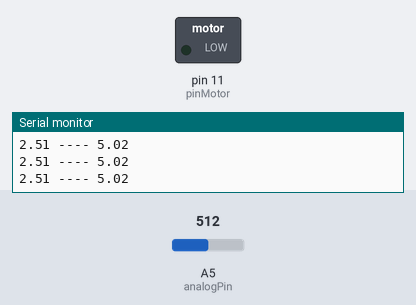
Bench run of a sketch on a simulated Arduino Uno, built with avr-gcc and run on an emulated ATmega328P. On the bench: switched loads named in the sketch (green lamp = pin HIGH), the last lines printed to the serial monitor. Inputs (shaded band) come from the test bench; at power-on: A5 (analogPin) = 512.

Above: at 1.2 s.
1.3 s: A5 (analogPin) set to 1023
At 1.9 s:
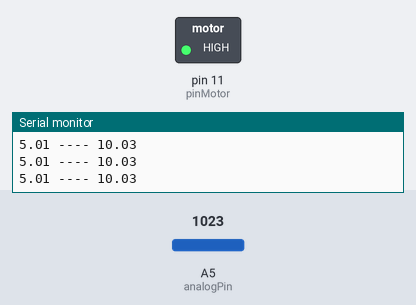
2.8 s: A5 (analogPin) set to 900
At 4.0 s:
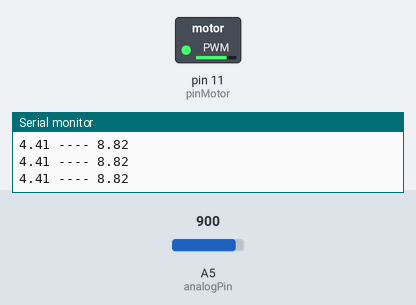
4.3 s: A5 (analogPin) set to 716
At 5.3 s:
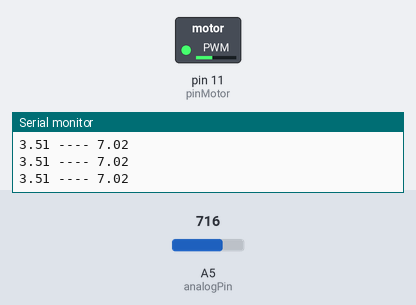
5.8 s: A5 (analogPin) set to 306
At 6.4 s:
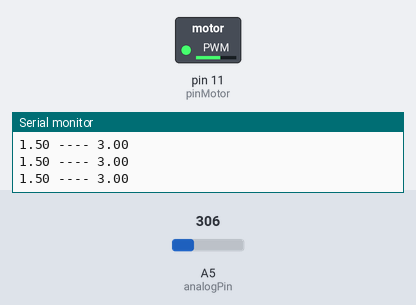
Timing chart, 0 to 8.3 s (numbered marks = the images above; inputs shaded):
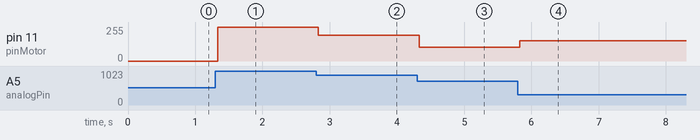

The sketch:

botonAnalogico.ino
```cpp
// Se controla un motor vibrador con un pulso digital
// se descubrió que el boton digital funciona a modo de
// potenciometro variando el voltaje de respuesta.


int analogPin=5;  //Lectura del boton analogo
float val=0;
float v;

int pinMotor=11; //Pin al que esta conectado el motor

void setup()
{
  Serial.begin(9600);       //Configuracion del serial
  pinMode(pinMotor,OUTPUT);  //Voltaje variable al motor
}

void loop()
{
  val = analogRead(analogPin);
  if((val*0.0049)>=1.2)
  {
    //Serial.print("Voltaje: ");
    Serial.print((val*0.0049));
    //Serial.println(" volts.");
    //Serial.print("Moviendo motor a: ");
    Serial.print(" ---- ");
    Serial.println(((val/2)*0.0196));
    //Serial.println(" volts.");

    analogWrite(pinMotor,((val/2)));
  }
  else{
    analogWrite(pinMotor,0);
  }
  //delay(10);
  //
}
```

Measured:
- after the input at 1.3 s, pin 11 (pinMotor): 0/255 → 255/255 at once
- after the input at 2.8 s, pin 11 (pinMotor): 255/255 → 194/255 at once
- after the input at 4.3 s, pin 11 (pinMotor): 194/255 → 102/255 at once
- after the input at 5.8 s, pin 11 (pinMotor): 102/255 → 153/255 at once
